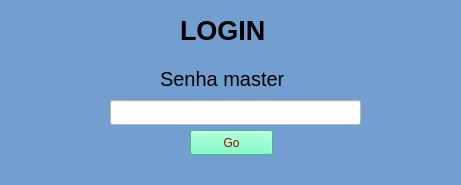
<?xml version="1.0" encoding="UTF-8"?>
<ui version="4.0">
 <class>Login</class>
 <widget class="QMainWindow" name="Login">
  <property name="geometry">
   <rect>
    <x>0</x>
    <y>0</y>
    <width>461</width>
    <height>185</height>
   </rect>
  </property>
  <property name="font">
   <font>
    <pointsize>20</pointsize>
   </font>
  </property>
  <property name="windowTitle">
   <string>MainWindow</string>
  </property>
  <property name="styleSheet">
   <string notr="true">background-color: rgb(114, 159, 207);</string>
  </property>
  <widget class="QWidget" name="widget">
   <widget class="QLabel" name="label">
    <property name="geometry">
     <rect>
      <x>180</x>
      <y>10</y>
      <width>91</width>
      <height>41</height>
     </rect>
    </property>
    <property name="font">
     <font>
      <family>Arial</family>
      <pointsize>20</pointsize>
      <weight>75</weight>
      <bold>true</bold>
     </font>
    </property>
    <property name="text">
     <string>LOGIN</string>
    </property>
   </widget>
   <widget class="QLabel" name="lbl_senha">
    <property name="geometry">
     <rect>
      <x>160</x>
      <y>70</y>
      <width>131</width>
      <height>17</height>
     </rect>
    </property>
    <property name="font">
     <font>
      <family>Arial</family>
      <pointsize>15</pointsize>
     </font>
    </property>
    <property name="text">
     <string>Senha master</string>
    </property>
   </widget>
   <widget class="QLineEdit" name="txt_login">
    <property name="geometry">
     <rect>
      <x>110</x>
      <y>100</y>
      <width>251</width>
      <height>25</height>
     </rect>
    </property>
    <property name="styleSheet">
     <string notr="true">background-color: rgb(255, 255, 255);</string>
    </property>
   </widget>
   <widget class="QPushButton" name="btnGo">
    <property name="geometry">
     <rect>
      <x>190</x>
      <y>130</y>
      <width>83</width>
      <height>25</height>
     </rect>
    </property>
    <property name="styleSheet">
     <string notr="true">background-color: rgb(92, 255, 187);
color: rgb(164, 0, 0);</string>
    </property>
    <property name="text">
     <string>Go</string>
    </property>
   </widget>
  </widget>
 </widget>
 <resources/>
 <connections/>
</ui>
